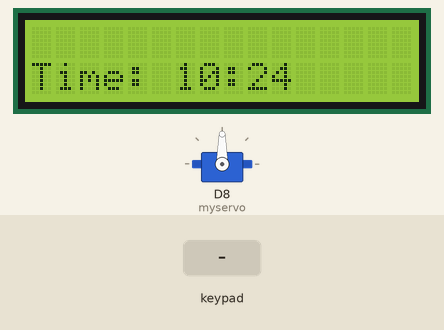
A sketch run on a simulated ESP8266 (NodeMCU). Parts: 16×2 character LCD, servo. Inputs (shaded band) come from the test bench. The local clock reads 2024-03-15 10:24:30 at power-on unless the sketch sets it; EEPROM starts erased.

Above: at 3.2 s.
3.3 s: key 'A' pressed
At 3.9 s:
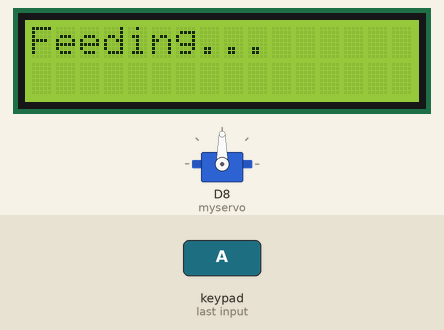
6.3 s: key 'B' pressed
At 7.3 s:
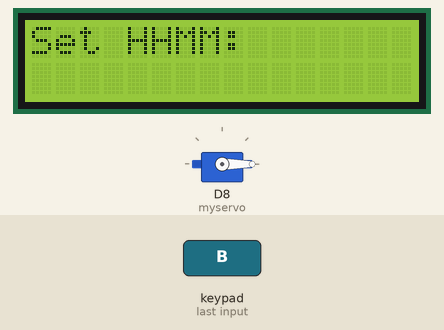
7.8 s: keypad keys 1 2 pressed 0.4 s apart
At 8.5 s:
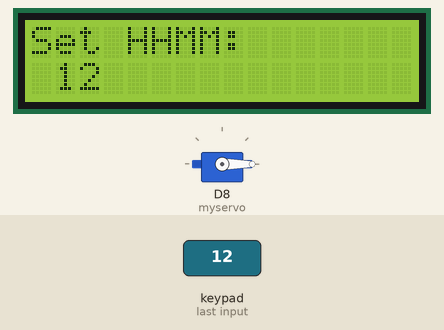
10.1 s: keypad keys 1 2 # pressed 0.4 s apart
At 10.8 s:
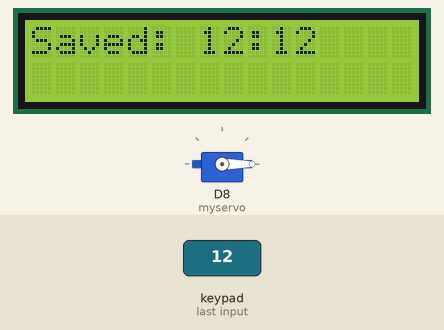
14.0 s: key 'C' pressed
At 14.8 s:
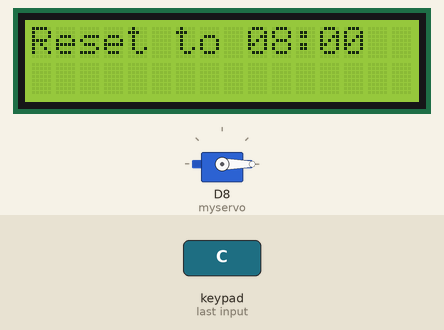
Timing chart, 0 to 17.0 s (numbered marks = the images above; inputs shaded):
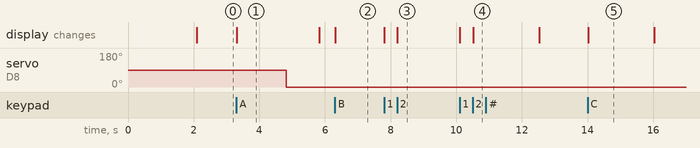

Measured:
- after the input at 3.3 s, servo on D8 (myservo): 90° → 0° after 1.5 s; the display: changes at once (image 1)
- after the input at 6.3 s, the display: changes at once (image 2)
- after the input at 7.8 s, the display: first changes at once (image 3 shows a later state)
- after the input at 10.1 s, the display: first changes at once (image 4 shows a later state)
- after the input at 14.0 s, the display: changes at once (image 5)
- what the display in image 1 shows lasts 2.5 s, from 3.3 s to 5.8 s
- what the display in image 5 shows lasts 2.0 s, from 14.0 s to 16.0 s

The sketch:

demofinal.ino
```cpp
#include <Keypad.h>
#include <LiquidCrystal_I2C.h>
#include <RTClib.h>
#include <Servo.h>
#include <EEPROM.h>

// Khai báo keypad
const byte ROWS = 4;
const byte COLS = 4;
char keys[ROWS][COLS] = {
  {'1', '2', '3', 'A'},
  {'4', '5', '6', 'B'},
  {'7', '8', '9', 'C'},
  {'*', '0', '#', 'D'}
};
byte rowPins[ROWS] = {D0, D1, D2, D3};
byte colPins[COLS] = {D4, D5, D6, D7};
Keypad keypad = Keypad(makeKeymap(keys), rowPins, colPins, ROWS, COLS);

// Khai báo LCD
LiquidCrystal_I2C lcd(0x27, 16, 2);

// Khai báo RTC
RTC_DS3231 rtc;

// Khai báo Servo
Servo myservo;

// Lưu trữ thời gian cho ăn (giờ và phút)
int feedHour = 8, feedMinute = 0;
bool fedThisMinute = false; // Biến cờ để tránh lặp lại việc cho ăn trong cùng phút

void setup() {
  // Khởi tạo LCD
  lcd.init();
  lcd.backlight();
  lcd.print("Pet Feeder");

  // Khởi tạo RTC
  while (!rtc.begin()) {
    lcd.clear();
    lcd.print("RTC Error");
    delay(1000);
  }

  // Đọc lịch trình từ EEPROM (nếu có)
  feedHour = EEPROM.read(0);
  feedMinute = EEPROM.read(1);

  // Khởi tạo Servo
  myservo.attach(D8);

  delay(2000);
  lcd.clear();
}

void loop() {
  char key = keypad.getKey();
  if (key) {
    if (key == 'A') {
      feedPet(); // Cho thú cưng ăn ngay lập tức
    } else if (key == 'B') {
      setSchedule(); // Thiết lập lịch cho ăn
    } else if (key == 'C') {
      resetSchedule(); // Reset lịch về mặc định
    }
  }

  checkFeedingTime(); // Kiểm tra thời gian cho ăn
  displayCurrentTime(); // Hiển thị thời gian hiện tại
}

// Hàm cho thú cưng ăn
void feedPet() {
  lcd.clear();
  lcd.print("Feeding...");
  myservo.write(90); // Mở servo
  delay(1500); // Đợi 1.5 giây
  myservo.write(0); // Đóng servo
  delay(1000); // Đợi 1 giây
  lcd.clear();
}

// Hàm thiết lập lịch cho ăn
void setSchedule() {
  lcd.clear();
  lcd.print("Set HHMM:");

  int tempHour = 0, tempMinute = 0;
  String input = "";
  while (input.length() < 4) {
    char key = keypad.getKey();
    if (key && isDigit(key)) {
      input += key;
      lcd.setCursor(input.length(), 1);
      lcd.print(key);
    }
  }

  tempHour = (input[0] - '0') * 10 + (input[1] - '0');
  tempMinute = (input[2] - '0') * 10 + (input[3] - '0');

  if (tempHour >= 0 && tempHour < 24 && tempMinute >= 0 && tempMinute < 60) {
    feedHour = tempHour;
    feedMinute = tempMinute;
    EEPROM.write(0, feedHour); // Lưu giờ vào EEPROM
    EEPROM.write(1, feedMinute); // Lưu phút vào EEPROM
    lcd.clear();
    lcd.print("Saved: ");
    lcd.print(feedHour);
    lcd.print(":");
    lcd.print(feedMinute);
  } else {
    lcd.clear();
    lcd.print("Invalid Time!");
  }

  delay(2000);
  lcd.clear();
}

// Hàm reset lịch về mặc định
void resetSchedule() {
  feedHour = 8;
  feedMinute = 0;
  EEPROM.write(0, feedHour); // Lưu giờ mặc định vào EEPROM
  EEPROM.write(1, feedMinute); // Lưu phút mặc định vào EEPROM
  lcd.clear();
  lcd.print("Reset to 08:00");
  delay(2000);
  lcd.clear();
}

// Hàm kiểm tra thời gian cho ăn
void checkFeedingTime() {
  DateTime now = rtc.now();
  if (now.hour() == feedHour && now.minute() == feedMinute && !fedThisMinute) {
    feedPet(); // Cho ăn nếu đúng thời gian
    fedThisMinute = true; // Đánh dấu đã cho ăn trong phút này
  } else if (now.minute() != feedMinute) {
    fedThisMinute = false; // Reset cờ nếu sang phút mới
  }
}

// Hàm hiển thị thời gian hiện tại
void displayCurrentTime() {
  DateTime now = rtc.now();
  lcd.setCursor(0, 1);
  lcd.print("Time: ");
  lcd.print(now.hour());
  lcd.print(":");
  if (now.minute() < 10) lcd.print("0"); // Thêm số 0 nếu phút < 10
  lcd.print(now.minute());
}
```
